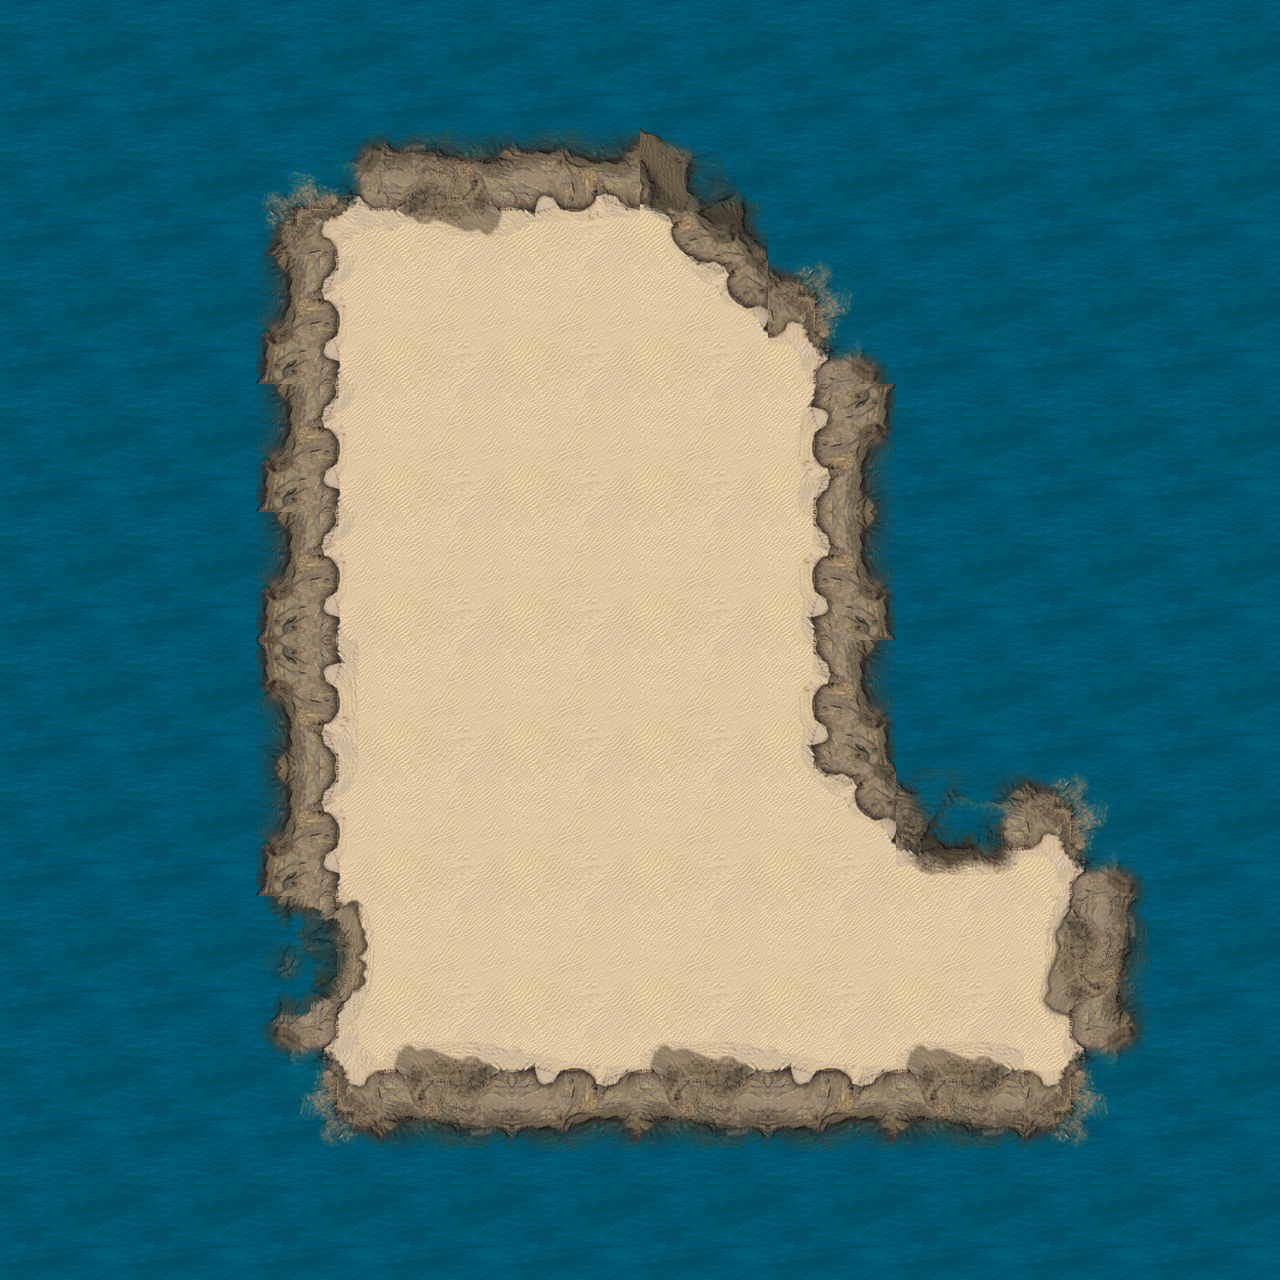

Rendered tile map (Tiled .tmx) drawn with the repository's tilesets; below, a short description and the full map source, tile grids included:
An orthogonal 10x10 tile map with 128x128 px tiles, 2 tile layers (ocean, island), 2 tilesets.

<map version="1.0" tiledversion="1.0.3" orientation="orthogonal" renderorder="right-down" width="10" height="10" tilewidth="128" tileheight="128" nextobjectid="1">
 <tileset firstgid="1" source="../02-warmup/ground.tsx" />
 <tileset firstgid="65" source="../02-warmup/water.tsx" />
 <layer name="ocean" width="10" height="10">
  <data encoding="csv">
65,65,65,65,65,65,65,65,65,65,
65,65,65,65,65,65,65,65,65,65,
65,65,65,65,65,65,65,65,65,65,
65,65,65,65,65,65,65,65,65,65,
65,65,65,65,65,65,65,65,65,65,
65,65,65,65,65,65,65,65,65,65,
65,65,65,65,65,65,65,65,65,65,
65,65,65,65,65,65,65,65,65,65,
65,65,65,65,65,65,65,65,65,65,
65,65,65,65,65,65,65,65,65,65
</data>
 </layer>
 <layer name="island" width="10" height="10">
  <data encoding="csv">
0,0,0,0,0,0,0,0,0,0,
65,0,7,3,5,43,0,0,0,0,
65,0,28,1,1,27,25,0,0,0,
65,0,28,1,1,1,11,0,0,0,
65,0,28,1,1,1,10,0,0,0,
65,0,44,1,1,1,10,0,0,0,
65,0,28,1,1,1,27,41,25,0,
0,0,21,1,1,1,1,1,42,0,
0,0,48,61,62,61,62,61,32,0,
0,0,0,0,0,0,0,0,0,0
</data>
 </layer>
</map>
